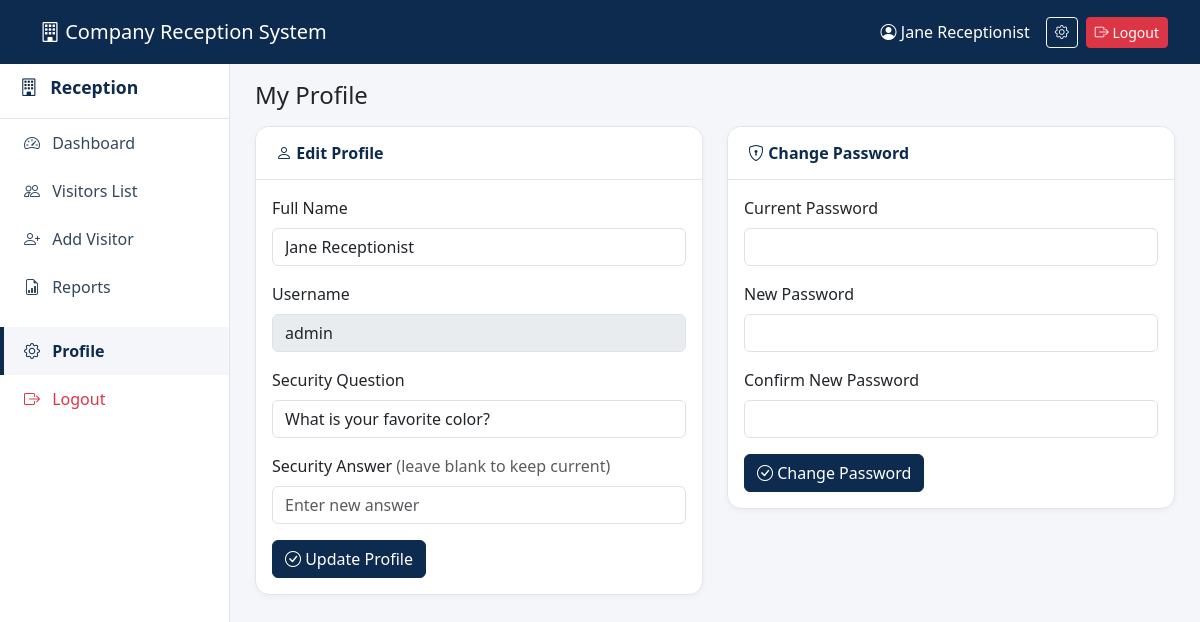
The app's page /profile.php (signed in) with its own data.
### tables this page shows
CREATE TABLE IF NOT EXISTS users (
    id INT(11) NOT NULL AUTO_INCREMENT,
    fullname VARCHAR(100) NOT NULL,
    username VARCHAR(50) NOT NULL UNIQUE,
    password VARCHAR(255) NOT NULL,
    security_question VARCHAR(255) NOT NULL,
    security_answer VARCHAR(255) NOT NULL,
    created_at TIMESTAMP DEFAULT CURRENT_TIMESTAMP,
    PRIMARY KEY (id)
);

### profile.php (the view, shortened to what this page needs)
<?php
require_once 'config/database.php';
$user_id = $_SESSION['user_id'];
$stmt = $pdo->prepare("SELECT * FROM users WHERE id = ?");
$stmt->execute([$user_id]);
$user = $stmt->fetch(PDO::FETCH_ASSOC);
include 'includes/header.php';
?>
<h4 class="mb-3">My Profile</h4>
<div class="row g-4">
    <div class="col-lg-6">
        <div class="card">
            <div class="card-header"><i class="bi bi-person"></i> Edit Profile</div>
            <div class="card-body">
                <form method="POST" action="profile.php">
                    <div class="mb-3">
                        <label class="form-label">Full Name</label>
                        <input type="text" name="fullname" class="form-control" value="<?php echo htmlspecialchars($user['fullname']); ?>" required>
                    </div>
                    <div class="mb-3">
                        <label class="form-label">Username</label>
                        <input type="text" class="form-control" value="<?php echo htmlspecialchars($user['username']); ?>" disabled>
                    </div>
                    <div class="mb-3">
                        <label class="form-label">Security Question</label>
                        <input type="text" name="security_question" class="form-control" value="<?php echo htmlspecialchars($user['security_question']); ?>" required>
                    </div>
                    <div class="mb-3">
                        <label class="form-label">Security Answer <span class="text-muted">(leave blank to keep current)</span></label>
                        <input type="text" name="security_answer" class="form-control" placeholder="Enter new answer">
                    </div>
                    <button type="submit" name="update_profile" class="btn btn-primary">
                        <i class="bi bi-check-circle"></i> Update Profile
                    </button>
                </form>
            </div>
        </div>
    </div>
    <div class="col-lg-6">
        <div class="card">
            <div class="card-header"><i class="bi bi-shield-lock"></i> Change Password</div>
            <div class="card-body">
                <form method="POST" action="profile.php">
                    <div class="mb-3">
                        <label class="form-label">Current Password</label>
                        <input type="password" name="current_password" class="form-control" required>
                    </div>
                    <div class="mb-3">
                        <label class="form-label">New Password</label>
                        <input type="password" name="new_password" class="form-control" required minlength="6">
                    </div>
                    <div class="mb-3">
                        <label class="form-label">Confirm New Password</label>
                        <input type="password" name="confirm_password" class="form-control" required minlength="6">
                    </div>
                    <button type="submit" name="change_password" class="btn btn-primary">
                        <i class="bi bi-check-circle"></i> Change Password
                    </button>
                </form>
            </div>
        </div>
    </div>
</div>
<?php include 'includes/footer.php'; ?>

### assets/css/style.css (style rules this page uses)
:root { --dark-blue: #0d2b4e; --dark-blue-light: #14396b; --light-grey: #f4f6f9; --border-grey: #e1e5eb; }
* { margin: 0; padding: 0; box-sizing: border-box; }
body { background-color: var(--light-grey); font-family: 'Segoe UI', Arial, sans-serif; }
.card { border-radius: 14px; border: 1px solid var(--border-grey); box-shadow: 0 2px 6px rgba(0,0,0,0.04); }
.card-header { background-color: #fff; border-bottom: 1px solid var(--border-grey); border-radius: 14px 14px 0 0 !important; font-weight: 600; color: var(--dark-blue); padding: 14px 20px; }
.btn-primary, .btn-dark-blue { background-color: var(--dark-blue); border-color: var(--dark-blue); }

### records on screen
users: fullname "Jane Receptionist", username "admin", security_question "What is your favorite color?"

### other values on screen
$_SESSION['fullname'] "Jane Receptionist"
